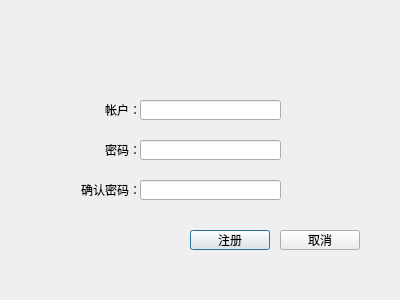
<?xml version="1.0" encoding="UTF-8"?>
<ui version="4.0">
 <class>RegistDialog</class>
 <widget class="QDialog" name="RegistDialog">
  <property name="geometry">
   <rect>
    <x>0</x>
    <y>0</y>
    <width>400</width>
    <height>300</height>
   </rect>
  </property>
  <property name="windowTitle">
   <string>Dialog</string>
  </property>
  <widget class="QLabel" name="label_2">
   <property name="geometry">
    <rect>
     <x>80</x>
     <y>140</y>
     <width>61</width>
     <height>20</height>
    </rect>
   </property>
   <property name="layoutDirection">
    <enum>Qt::LeftToRight</enum>
   </property>
   <property name="text">
    <string>密码：</string>
   </property>
   <property name="alignment">
    <set>Qt::AlignRight|Qt::AlignTrailing|Qt::AlignVCenter</set>
   </property>
   <property name="buddy">
    <cstring>password</cstring>
   </property>
  </widget>
  <widget class="QLabel" name="label">
   <property name="geometry">
    <rect>
     <x>80</x>
     <y>100</y>
     <width>61</width>
     <height>20</height>
    </rect>
   </property>
   <property name="layoutDirection">
    <enum>Qt::LeftToRight</enum>
   </property>
   <property name="text">
    <string>帐户：</string>
   </property>
   <property name="alignment">
    <set>Qt::AlignRight|Qt::AlignTrailing|Qt::AlignVCenter</set>
   </property>
   <property name="buddy">
    <cstring>account</cstring>
   </property>
  </widget>
  <widget class="QLineEdit" name="account">
   <property name="geometry">
    <rect>
     <x>140</x>
     <y>100</y>
     <width>141</width>
     <height>20</height>
    </rect>
   </property>
  </widget>
  <widget class="QLineEdit" name="password">
   <property name="geometry">
    <rect>
     <x>140</x>
     <y>140</y>
     <width>141</width>
     <height>20</height>
    </rect>
   </property>
   <property name="contextMenuPolicy">
    <enum>Qt::PreventContextMenu</enum>
   </property>
   <property name="echoMode">
    <enum>QLineEdit::PasswordEchoOnEdit</enum>
   </property>
  </widget>
  <widget class="QLabel" name="label_3">
   <property name="geometry">
    <rect>
     <x>80</x>
     <y>180</y>
     <width>61</width>
     <height>20</height>
    </rect>
   </property>
   <property name="layoutDirection">
    <enum>Qt::LeftToRight</enum>
   </property>
   <property name="text">
    <string>确认密码：</string>
   </property>
   <property name="alignment">
    <set>Qt::AlignRight|Qt::AlignTrailing|Qt::AlignVCenter</set>
   </property>
   <property name="buddy">
    <cstring>password</cstring>
   </property>
  </widget>
  <widget class="QLineEdit" name="repassword">
   <property name="geometry">
    <rect>
     <x>140</x>
     <y>180</y>
     <width>141</width>
     <height>20</height>
    </rect>
   </property>
   <property name="contextMenuPolicy">
    <enum>Qt::PreventContextMenu</enum>
   </property>
   <property name="text">
    <string/>
   </property>
   <property name="echoMode">
    <enum>QLineEdit::PasswordEchoOnEdit</enum>
   </property>
  </widget>
  <widget class="QPushButton" name="pushButton">
   <property name="geometry">
    <rect>
     <x>190</x>
     <y>230</y>
     <width>80</width>
     <height>20</height>
    </rect>
   </property>
   <property name="text">
    <string>注册</string>
   </property>
  </widget>
  <widget class="QPushButton" name="cancel">
   <property name="geometry">
    <rect>
     <x>280</x>
     <y>230</y>
     <width>80</width>
     <height>20</height>
    </rect>
   </property>
   <property name="text">
    <string>取消</string>
   </property>
  </widget>
 </widget>
 <resources/>
 <connections/>
</ui>
